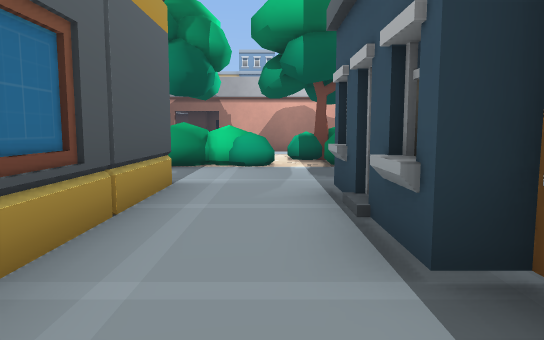
view 1 (above)

24 first-person views from a walk through a 3-D level made in the Godot game engine. The camera is 1.5 m above the floor, tilts 6° down and sees 70° across. The floor is counted in squares, 2 m on a side. Each view is taken from the middle of a square. On the plan, view 1 faces up. The plan holds only what a view shows up to about 12 squares ahead; the rest is blank. The place goes on beyond the plan. Flat picture figures and markers are not drawn. Characters and animated objects are left out. Door leaves are left out where a doorway can be walked through. Some surface patterns are stand-ins.

view 2
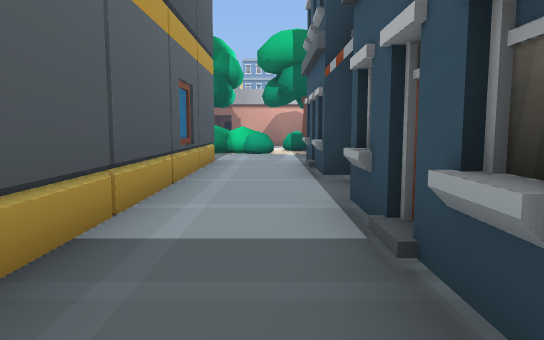

view 3
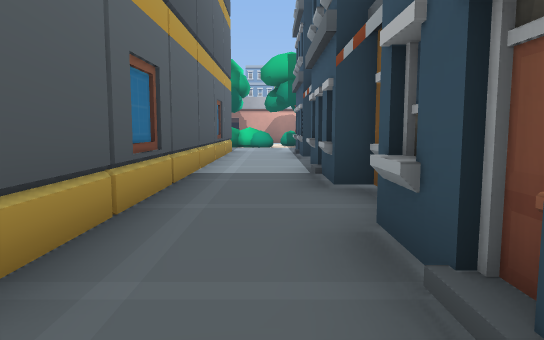

view 4
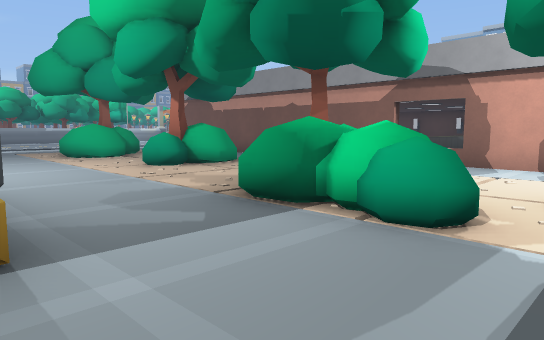

view 5
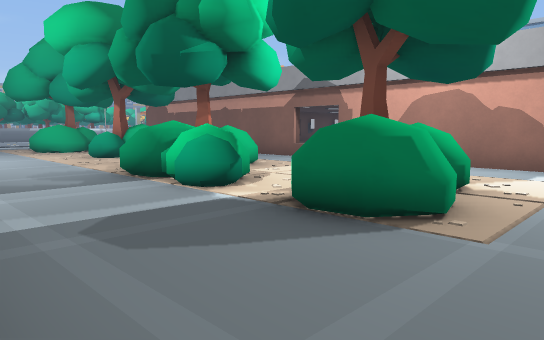

view 6
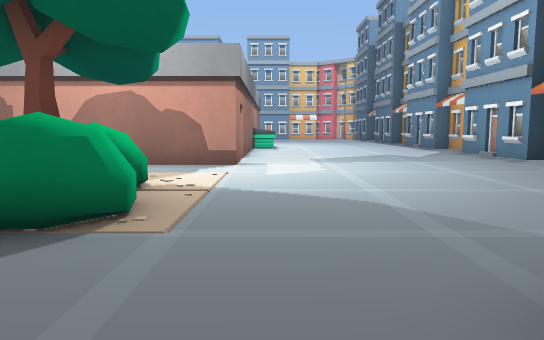

view 7
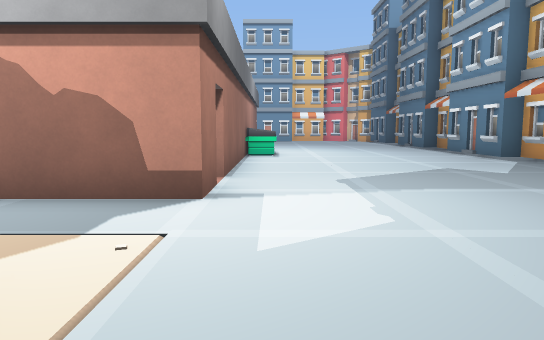

view 8
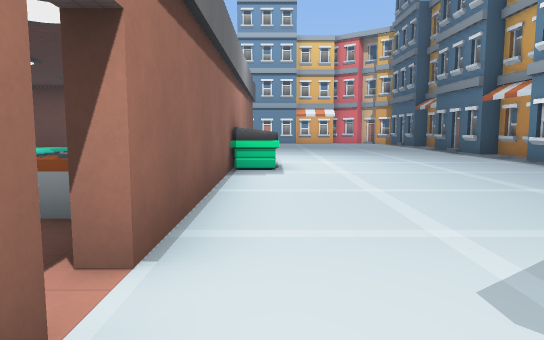

view 9
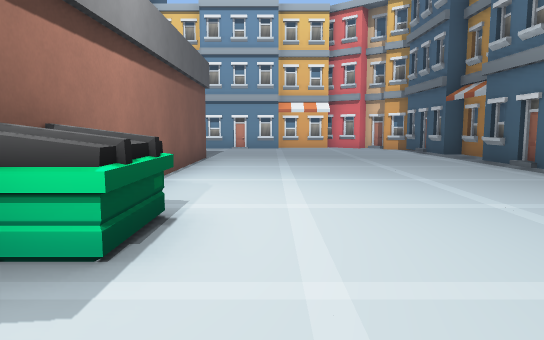

view 10
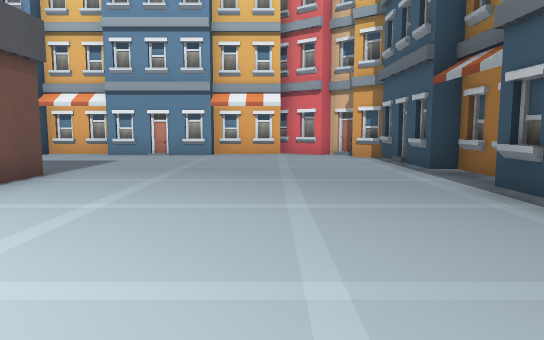

view 11
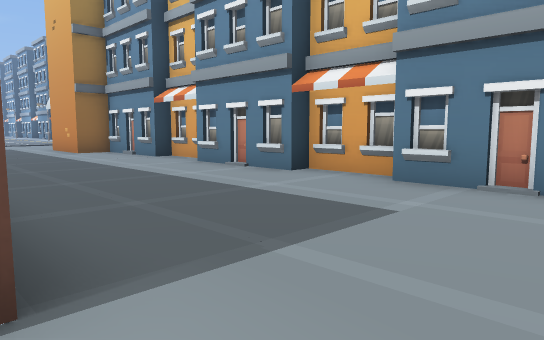

view 12
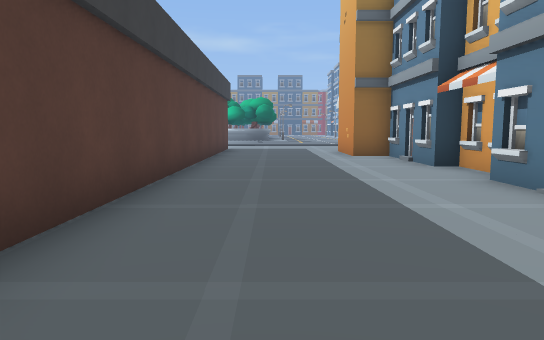

view 13
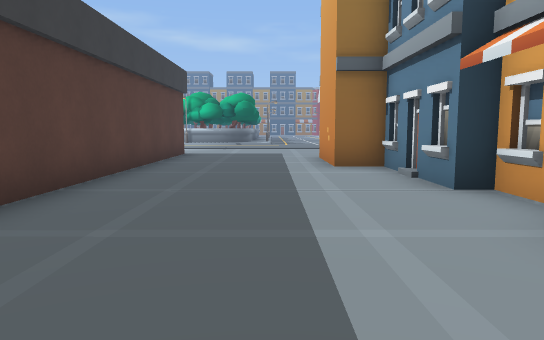

view 14
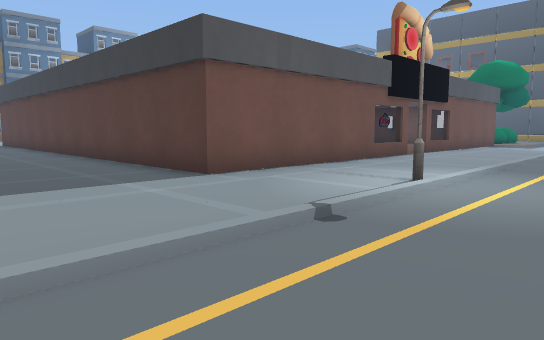

view 15
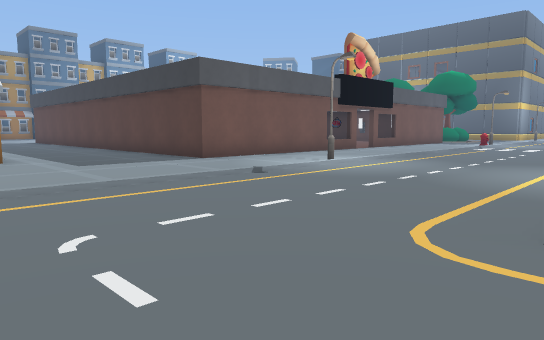

view 16
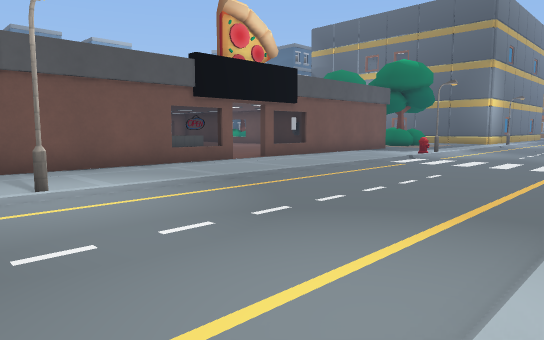

view 17
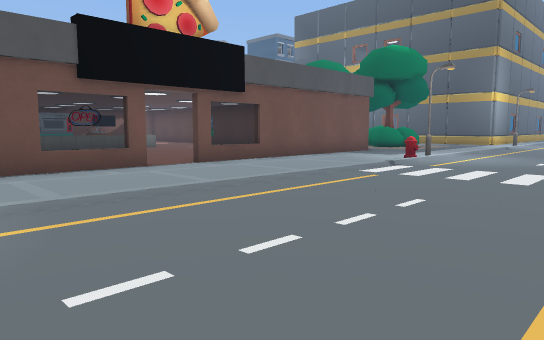

view 18
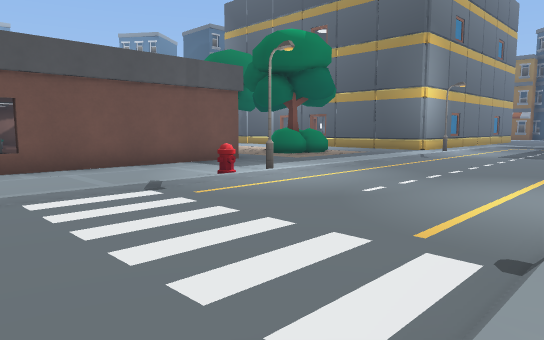

view 19
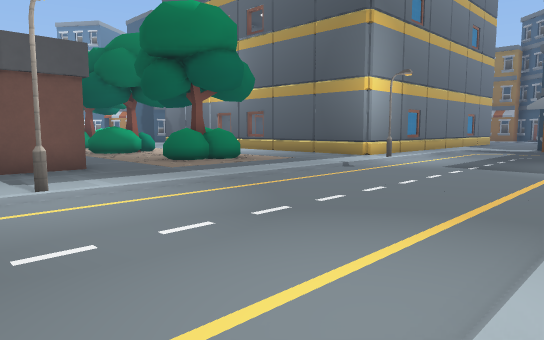

view 20
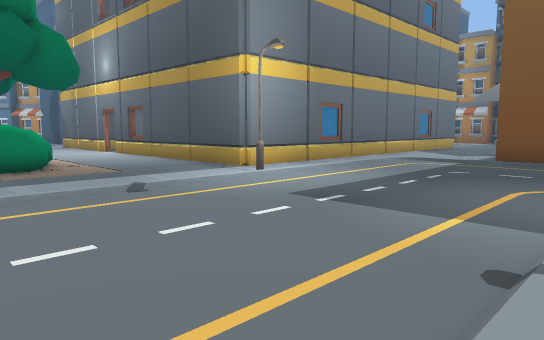

view 21
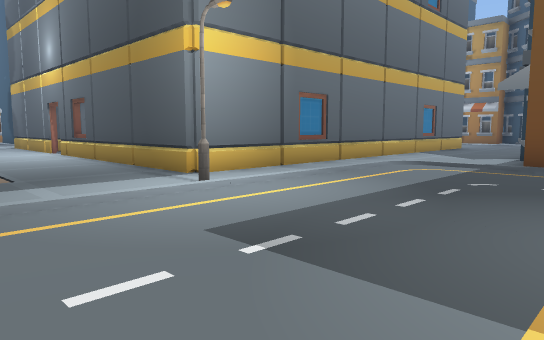

view 22
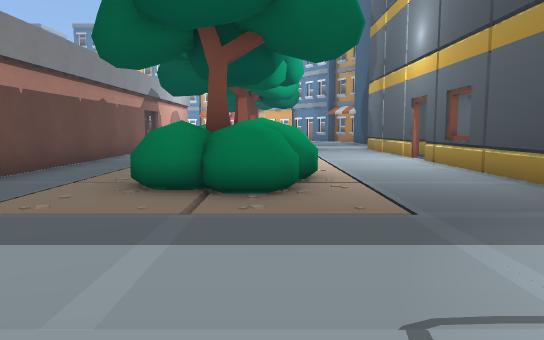

view 23
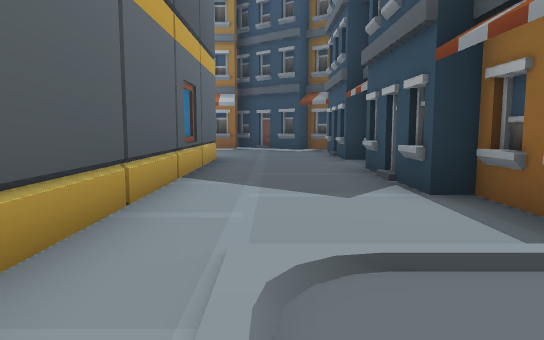

view 24
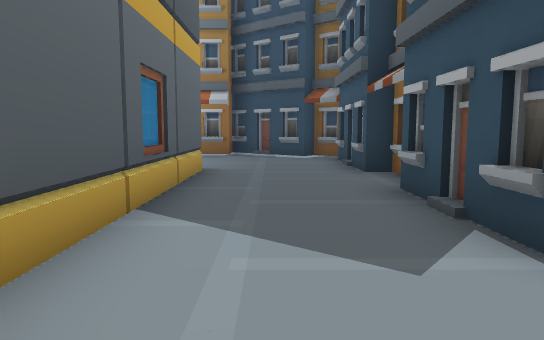

### Floor plan
Key: @ floor where view 1 was taken; # wall or solid block; x gap in a wall; . floor; / step, stairs or slope; D open door; = window, fence, low wall or low ledge; ^ raised ledge; B bush; T tree; U dumpster; S sink; R streetlight; I sign; O other object.
Columns run from 20 left of view 1 to 11 right of it. Each row starts with its distance up from view 1.
 34 ....        ###################
 33 ...../... ###.................#
 32 ...../........................#
 31 /..../........................#
 30  ..../........................#
 29  ..../........................##
 28 ...../..################.......#
 27  ....R..#              #.......
 26 ...../..#              #......#
 25 ...../..#              #......#
 24  ..../..#              #......##
 23  ..../..#         #D   #.......#
 22  ..../..I              #.......
 21  ..../....         ^   #U.....#
 20 ...../..#...       ^   #U.....#
 19 ...../..= ..           #......##
 18 ...../..#              #.......#
 17 ...../..#             S#.......
 16 .....O..#             .#......#
 15  ....R..#              D......#
 14 ...../..#              D......#
 13 ...../..#########=######.......
 12  ..../........  ..... ........
 11 ...../...B...B.  B... B......
 10 ...../...TB..TB. TB..TB......
  9 ...../..BBBB.B...  B.BB.....
  8 ...../...........BBBBBB....
  7  ..../.....................
  6  ....R...................
  5  ..../.######x######.....
  4  ..../.#      #    #.#
  3  ..../.#           #.#
  2   .../.#           #.#
  1   ////.#           #..
  0   #....#           #@.
 -1   #....#           #.#
 -2   ##...#           #.#
 -3    #...#           #.#
 -4    #...#           #..
 -5    ....#           #..
 -6   #....#           #.#
 -7   ##...#            .#
 -8    #....            .
 -9    #....
-10    ##...
-11     ##.#

Positions as (right, up) in squares from view 1, and headings:
1: (0, 0), facing up
2: (0, -4), facing up
3: (0, -8), facing up
4: (1, 5), facing up-left
5: (4, 5), facing up-left
6: (4, 5), facing up
7: (4, 9), facing up
8: (4, 13), facing up
9: (5, 18), facing up
10: (7, 22), facing up
11: (5, 28), facing up-left
12: (3, 30), facing left
13: (0, 31), facing left
14: (-17, 32), facing down-right
15: (-20, 34), facing down-right
16: (-20, 28), facing down-right
17: (-19, 25), facing down-right
18: (-20, 20), facing down-right
19: (-20, 16), facing down-right
20: (-20, 11), facing down-right
21: (-19, 9), facing down-right
22: (-16, 9), facing right
23: (-15, 3), facing down
24: (-15, 1), facing down
